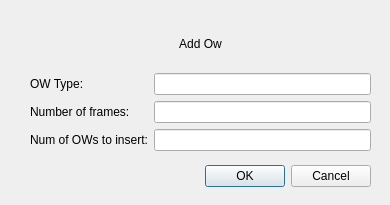
<?xml version="1.0" encoding="UTF-8"?>
<ui version="4.0">
 <class>Dialog</class>
 <widget class="QDialog" name="Dialog">
  <property name="geometry">
   <rect>
    <x>0</x>
    <y>0</y>
    <width>390</width>
    <height>205</height>
   </rect>
  </property>
  <property name="windowTitle">
   <string>Dialog</string>
  </property>
  <widget class="QDialogButtonBox" name="buttonBox">
   <property name="geometry">
    <rect>
     <x>30</x>
     <y>160</y>
     <width>341</width>
     <height>32</height>
    </rect>
   </property>
   <property name="orientation">
    <enum>Qt::Horizontal</enum>
   </property>
   <property name="standardButtons">
    <set>QDialogButtonBox::Cancel|QDialogButtonBox::Ok</set>
   </property>
  </widget>
  <widget class="QWidget" name="gridLayoutWidget">
   <property name="geometry">
    <rect>
     <x>30</x>
     <y>20</y>
     <width>341</width>
     <height>131</height>
    </rect>
   </property>
   <layout class="QGridLayout" name="gridLayout">
    <item row="0" column="0" colspan="2">
     <widget class="QLabel" name="label">
      <property name="text">
       <string>Add Ow</string>
      </property>
      <property name="textFormat">
       <enum>Qt::AutoText</enum>
      </property>
      <property name="scaledContents">
       <bool>false</bool>
      </property>
      <property name="alignment">
       <set>Qt::AlignCenter</set>
      </property>
     </widget>
    </item>
    <item row="1" column="0">
     <widget class="QLabel" name="label_2">
      <property name="text">
       <string>OW Type:</string>
      </property>
     </widget>
    </item>
    <item row="3" column="0">
     <widget class="QLabel" name="label_4">
      <property name="text">
       <string>Num of OWs to insert:</string>
      </property>
     </widget>
    </item>
    <item row="2" column="0">
     <widget class="QLabel" name="label_3">
      <property name="text">
       <string>Number of frames:</string>
      </property>
     </widget>
    </item>
    <item row="3" column="1">
     <widget class="QLineEdit" name="owNumLineEdit"/>
    </item>
    <item row="2" column="1">
     <widget class="QLineEdit" name="framesNumLineEdit"/>
    </item>
    <item row="1" column="1">
     <widget class="QLineEdit" name="owTypeLineEdit"/>
    </item>
   </layout>
  </widget>
 </widget>
 <resources/>
 <connections>
  <connection>
   <sender>buttonBox</sender>
   <signal>accepted()</signal>
   <receiver>Dialog</receiver>
   <slot>accept()</slot>
   <hints>
    <hint type="sourcelabel">
     <x>248</x>
     <y>254</y>
    </hint>
    <hint type="destinationlabel">
     <x>157</x>
     <y>274</y>
    </hint>
   </hints>
  </connection>
  <connection>
   <sender>buttonBox</sender>
   <signal>rejected()</signal>
   <receiver>Dialog</receiver>
   <slot>reject()</slot>
   <hints>
    <hint type="sourcelabel">
     <x>316</x>
     <y>260</y>
    </hint>
    <hint type="destinationlabel">
     <x>286</x>
     <y>274</y>
    </hint>
   </hints>
  </connection>
 </connections>
</ui>
